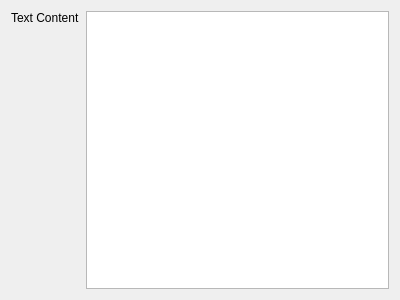
<?xml version="1.0" encoding="UTF-8"?>
<ui version="4.0">
 <class>TextEditor</class>
 <widget class="QWidget" name="TextEditor">
  <property name="geometry">
   <rect>
    <x>0</x>
    <y>0</y>
    <width>400</width>
    <height>300</height>
   </rect>
  </property>
  <property name="windowTitle">
   <string>Form</string>
  </property>
  <layout class="QGridLayout" name="gridLayout">
   <item row="0" column="0">
    <widget class="QLabel" name="label">
     <property name="text">
      <string>Text Content</string>
     </property>
     <property name="alignment">
      <set>Qt::AlignLeading|Qt::AlignLeft|Qt::AlignTop</set>
     </property>
    </widget>
   </item>
   <item row="0" column="1">
    <widget class="QPlainTextEdit" name="plainTextEdit"/>
   </item>
  </layout>
 </widget>
 <resources/>
 <connections/>
</ui>
